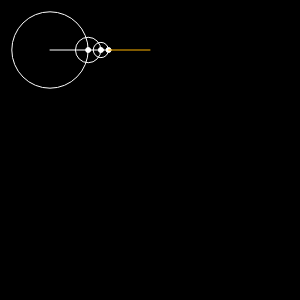
Frame 1 (no input)
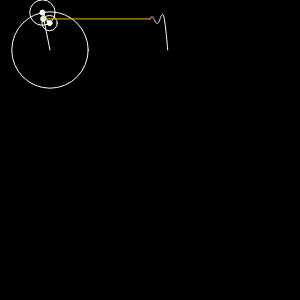
Frame 60 (no input)
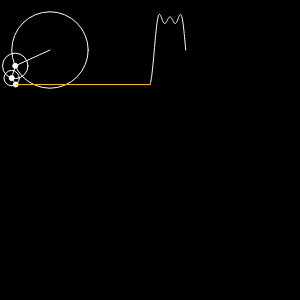
Frame 120 (the mouse pressed at the canvas centre since frame 60)

The p5.js sketch that drew these frames (run headless with seeded random() and noise() and a simulated clock; from frame 60 on, the mouse is pressed at the canvas centre):

// p5.js sketch
// ── sketch.js
let time = 0;
let wave = [];


function setup() {
    createCanvas(300, 300);
}

function draw() {
    background(0);

    translate(50, 50);

    let x = 0;
    let y = 0;

    for (let i = 0; i < 3; i++) {
        let prex = x;
        let prey = y;
        let n = i * 2 + 1;
        let radius = 30 * 4 / (n * PI);
        x += radius * cos(n * time);
        y += radius * sin(n * time);

        stroke(255);
        noFill();
        ellipse(prex, prey, radius * 2);

        fill(255);
        ellipse(x, y, 5);
        noFill();
        stroke(255);
        line(prex, prey, x, y);
    }
    wave.unshift(y);

    let padding = 100;
    let span = 0.3;
    noFill();
    stroke(255);
    beginShape();
    for (let i = 0; i < wave.length; i++) {
        vertex(i * span + 100, wave[i]);
    }
    endShape();

    stroke(255, 180, 0);
    line(x, y, padding, y);
    // console.log(wave.length)

    if (wave.length > 420) {
        wave.pop();
    }

    // console.log(wave.length)


    time -= 0.03;
}
// ── fourier.js
function dft(x) {
    const X = [];
    const N = x.length;
    for (let k = 0; k < N; k++) {
        let re = 0;
        let im = 0;
        // console.log(re)
        for (let n = 0; n < N; n++) {
            // let X: any[];
            let phi = (TWO_PI * k * n) / N;
            // console.log(re)
            re += x[n] * cos(phi);
            im -= x[n] * sin(phi);
        }

        re = re / N;
        im = im / N;
        let freq = k;
        let amp = sqrt(re * re + im * im);
        let phase = atan2(im, re);
        X[k] = { re, im, freq, amp, phase };
    }
    return X;
}




function dft2D(points) {
    const X = [];
    const N = points.length;
    for (let k = 0; k < N; k++) {
        let re = 0;
        let im = 0;
        // console.log(re)
        for (let n = 0; n < N; n++) {
            // let X: any[];
            let phi = (TWO_PI * k * n) / N;
            // console.log(re)
            // re += x[n] * cos(phi);
            // im -= x[n] * sin(phi);
            re += points[n].x * cos(phi) + points[n].y * sin(phi);
            im += points[n].y * cos(phi) - points[n].x * sin(phi);
        }

        re = re / N;
        im = im / N;
        let freq = k;
        let amp = sqrt(re * re + im * im);
        let phase = atan2(im, re);
        X[k] = { re, im, freq, amp, phase };
    }
    return X;
}
